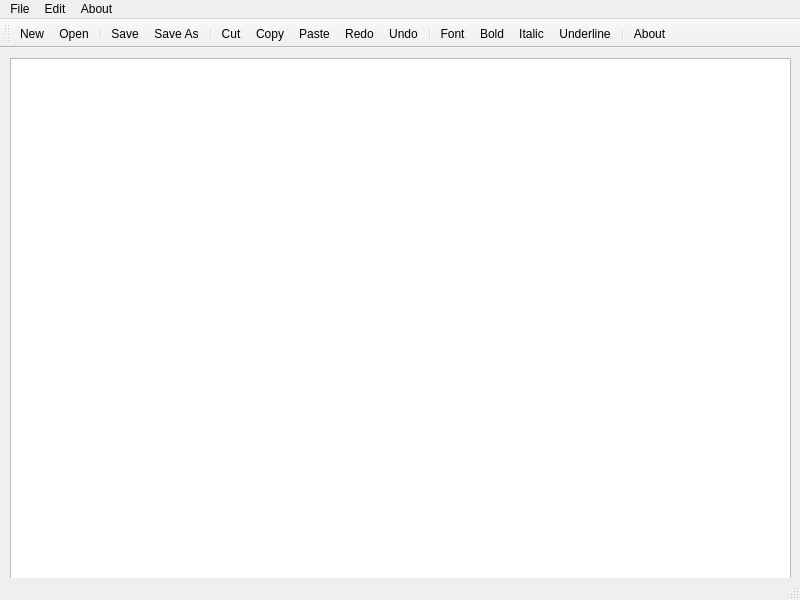
<?xml version="1.0" encoding="UTF-8"?>
<ui version="4.0">
 <class>MainWindow</class>
 <widget class="QMainWindow" name="MainWindow">
  <property name="geometry">
   <rect>
    <x>0</x>
    <y>0</y>
    <width>800</width>
    <height>600</height>
   </rect>
  </property>
  <property name="windowTitle">
   <string>MainWindow</string>
  </property>
  <widget class="QWidget" name="centralwidget">
   <widget class="QTextEdit" name="textEdit">
    <property name="geometry">
     <rect>
      <x>10</x>
      <y>10</y>
      <width>781</width>
      <height>551</height>
     </rect>
    </property>
   </widget>
  </widget>
  <widget class="QMenuBar" name="menubar">
   <property name="geometry">
    <rect>
     <x>0</x>
     <y>0</y>
     <width>800</width>
     <height>22</height>
    </rect>
   </property>
   <widget class="QMenu" name="menuFile">
    <property name="title">
     <string>File</string>
    </property>
    <addaction name="actionNew"/>
    <addaction name="actionOpen"/>
    <addaction name="separator"/>
    <addaction name="actionSave"/>
    <addaction name="actionSave_As"/>
   </widget>
   <widget class="QMenu" name="menuEdit">
    <property name="title">
     <string>Edit</string>
    </property>
    <addaction name="actionCut"/>
    <addaction name="actionCopy"/>
    <addaction name="actionPaste"/>
    <addaction name="separator"/>
    <addaction name="actionRedo"/>
    <addaction name="actionUndo"/>
    <addaction name="separator"/>
    <addaction name="actionBold"/>
    <addaction name="actionItalic"/>
    <addaction name="actionUnderline"/>
    <addaction name="actionFont"/>
   </widget>
   <widget class="QMenu" name="menuAbout">
    <property name="title">
     <string>About</string>
    </property>
    <addaction name="actionAbout"/>
   </widget>
   <addaction name="menuFile"/>
   <addaction name="menuEdit"/>
   <addaction name="menuAbout"/>
  </widget>
  <widget class="QStatusBar" name="statusbar"/>
  <widget class="QToolBar" name="toolBar">
   <property name="windowTitle">
    <string>toolBar</string>
   </property>
   <attribute name="toolBarArea">
    <enum>TopToolBarArea</enum>
   </attribute>
   <attribute name="toolBarBreak">
    <bool>false</bool>
   </attribute>
   <addaction name="actionNew"/>
   <addaction name="actionOpen"/>
   <addaction name="separator"/>
   <addaction name="actionSave"/>
   <addaction name="actionSave_As"/>
   <addaction name="separator"/>
   <addaction name="actionCut"/>
   <addaction name="actionCopy"/>
   <addaction name="actionPaste"/>
   <addaction name="actionRedo"/>
   <addaction name="actionUndo"/>
   <addaction name="separator"/>
   <addaction name="actionFont"/>
   <addaction name="actionBold"/>
   <addaction name="actionItalic"/>
   <addaction name="actionUnderline"/>
   <addaction name="separator"/>
   <addaction name="actionAbout"/>
  </widget>
  <action name="actionNew">
   <property name="icon">
    <iconset resource="Resource.qrc">
     <normaloff>:/rec/Image/New.png</normaloff>:/rec/Image/New.png</iconset>
   </property>
   <property name="text">
    <string>New</string>
   </property>
  </action>
  <action name="actionOpen">
   <property name="icon">
    <iconset resource="Resource.qrc">
     <normaloff>:/rec/Image/Open.png</normaloff>:/rec/Image/Open.png</iconset>
   </property>
   <property name="text">
    <string>Open</string>
   </property>
  </action>
  <action name="actionSave">
   <property name="icon">
    <iconset resource="Resource.qrc">
     <normaloff>:/rec/Image/Save.png</normaloff>:/rec/Image/Save.png</iconset>
   </property>
   <property name="text">
    <string>Save</string>
   </property>
  </action>
  <action name="actionSave_As">
   <property name="icon">
    <iconset resource="Resource.qrc">
     <normaloff>:/rec/Image/SaveAs.png</normaloff>:/rec/Image/SaveAs.png</iconset>
   </property>
   <property name="text">
    <string>Save As</string>
   </property>
  </action>
  <action name="actionCut">
   <property name="icon">
    <iconset resource="Resource.qrc">
     <normaloff>:/rec/Image/Cut.png</normaloff>:/rec/Image/Cut.png</iconset>
   </property>
   <property name="text">
    <string>Cut</string>
   </property>
  </action>
  <action name="actionCopy">
   <property name="icon">
    <iconset resource="Resource.qrc">
     <normaloff>:/rec/Image/Copy.png</normaloff>:/rec/Image/Copy.png</iconset>
   </property>
   <property name="text">
    <string>Copy</string>
   </property>
  </action>
  <action name="actionPaste">
   <property name="icon">
    <iconset resource="Resource.qrc">
     <normaloff>:/rec/Image/Paste.png</normaloff>:/rec/Image/Paste.png</iconset>
   </property>
   <property name="text">
    <string>Paste</string>
   </property>
  </action>
  <action name="actionRedo">
   <property name="icon">
    <iconset resource="Resource.qrc">
     <normaloff>:/rec/Image/Redo.png</normaloff>:/rec/Image/Redo.png</iconset>
   </property>
   <property name="text">
    <string>Redo</string>
   </property>
  </action>
  <action name="actionUndo">
   <property name="icon">
    <iconset resource="Resource.qrc">
     <normaloff>:/rec/Image/Undo.png</normaloff>:/rec/Image/Undo.png</iconset>
   </property>
   <property name="text">
    <string>Undo </string>
   </property>
  </action>
  <action name="actionBold">
   <property name="icon">
    <iconset resource="Resource.qrc">
     <normaloff>:/rec/Image/Bold.png</normaloff>:/rec/Image/Bold.png</iconset>
   </property>
   <property name="text">
    <string>Bold</string>
   </property>
  </action>
  <action name="actionItalic">
   <property name="icon">
    <iconset resource="Resource.qrc">
     <normaloff>:/rec/Image/Italic.png</normaloff>:/rec/Image/Italic.png</iconset>
   </property>
   <property name="text">
    <string>Italic</string>
   </property>
  </action>
  <action name="actionUnderline">
   <property name="icon">
    <iconset resource="Resource.qrc">
     <normaloff>:/rec/Image/Underline.png</normaloff>:/rec/Image/Underline.png</iconset>
   </property>
   <property name="text">
    <string>Underline</string>
   </property>
  </action>
  <action name="actionAbout">
   <property name="icon">
    <iconset resource="Resource.qrc">
     <normaloff>:/rec/Image/About.png</normaloff>:/rec/Image/About.png</iconset>
   </property>
   <property name="text">
    <string>About</string>
   </property>
  </action>
  <action name="actionFont">
   <property name="icon">
    <iconset resource="Resource.qrc">
     <normaloff>:/rec/Image/Font.png</normaloff>:/rec/Image/Font.png</iconset>
   </property>
   <property name="text">
    <string>Font</string>
   </property>
  </action>
 </widget>
 <resources>
  <include location="Resource.qrc"/>
 </resources>
 <connections/>
</ui>
